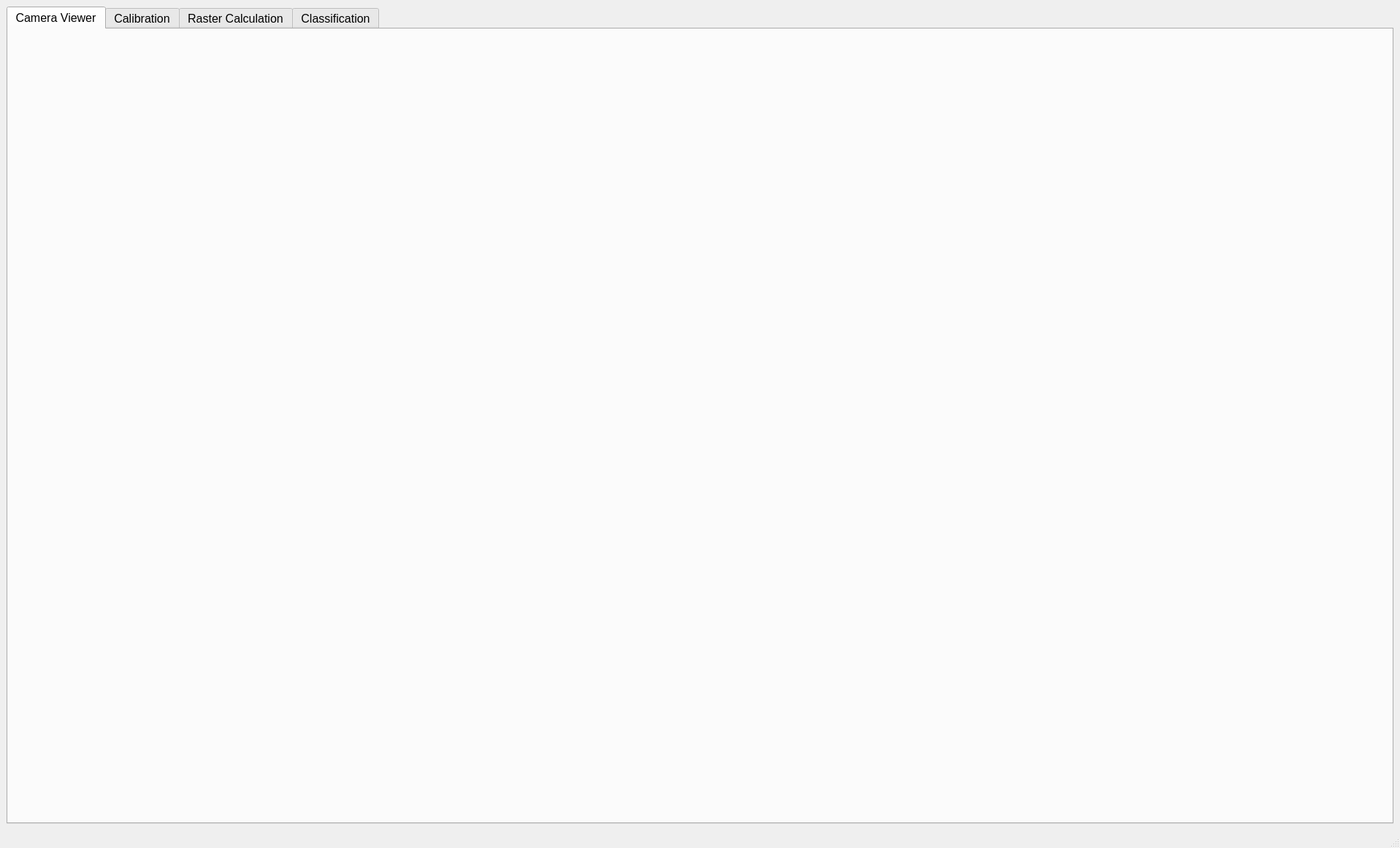
<?xml version="1.0" encoding="UTF-8"?>
<ui version="4.0">
 <class>MainWindow</class>
 <widget class="QMainWindow" name="MainWindow">
  <property name="windowModality">
   <enum>Qt::WindowModality::WindowModal</enum>
  </property>
  <property name="geometry">
   <rect>
    <x>0</x>
    <y>0</y>
    <width>1917</width>
    <height>1161</height>
   </rect>
  </property>
  <property name="font">
   <font>
    <pointsize>12</pointsize>
   </font>
  </property>
  <property name="windowTitle">
   <string>MainWindow</string>
  </property>
  <widget class="QWidget" name="centralwidget">
   <layout class="QGridLayout" name="gridLayout">
    <item row="0" column="0">
     <widget class="QTabWidget" name="main_tab">
      <property name="sizePolicy">
       <sizepolicy hsizetype="Preferred" vsizetype="Preferred">
        <horstretch>0</horstretch>
        <verstretch>0</verstretch>
       </sizepolicy>
      </property>
      <property name="font">
       <font>
        <pointsize>12</pointsize>
        <underline>false</underline>
       </font>
      </property>
      <property name="focusPolicy">
       <enum>Qt::FocusPolicy::NoFocus</enum>
      </property>
      <property name="currentIndex">
       <number>0</number>
      </property>
      <widget class="QWidget" name="camera_viewer">
       <attribute name="title">
        <string>Camera Viewer</string>
       </attribute>
      </widget>
      <widget class="QWidget" name="calibration">
       <attribute name="title">
        <string>Calibration</string>
       </attribute>
      </widget>
      <widget class="QWidget" name="raster_calculation">
       <attribute name="title">
        <string>Raster Calculation</string>
       </attribute>
      </widget>
      <widget class="QWidget" name="classification">
       <attribute name="title">
        <string>Classification</string>
       </attribute>
      </widget>
     </widget>
    </item>
   </layout>
  </widget>
  <widget class="QStatusBar" name="statusBar"/>
 </widget>
 <resources/>
 <connections/>
</ui>
